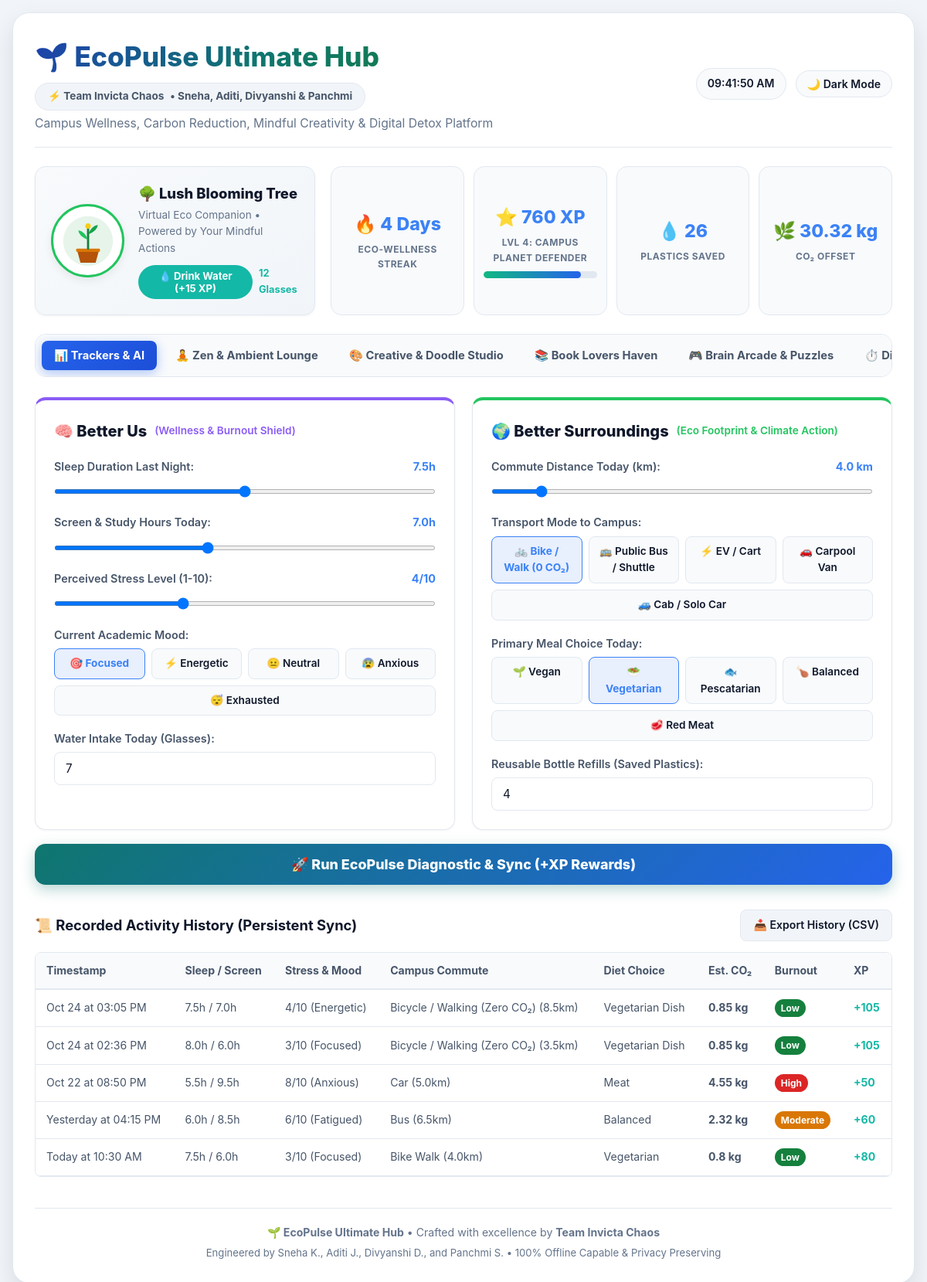
The page / on the database its author committed.
### tables this page shows
CREATE TABLE user_profile (
            id INTEGER PRIMARY KEY,
            total_xp INTEGER DEFAULT 250,
            streak_days INTEGER DEFAULT 4,
            bottles_saved INTEGER DEFAULT 18,
            total_co2_saved REAL DEFAULT 21.4,
            glasses_drank_today INTEGER DEFAULT 5,
            level INTEGER DEFAULT 2,
            level_title TEXT DEFAULT 'Green Scholar',
            xp_percent INTEGER DEFAULT 75,
            plant_stage TEXT DEFAULT '🌿 Young Sprout',
            last_active_date TEXT
        );

CREATE TABLE history_logs (
            id INTEGER PRIMARY KEY AUTOINCREMENT,
            timestamp TEXT,
            sleep REAL,
            screen REAL,
            stress INTEGER,
            mood TEXT,
            transport TEXT,
            distance REAL,
            diet TEXT,
            co2 REAL,
            burnout TEXT,
            burnout_class TEXT,
            xp_earned INTEGER
        );

### app.py (the view)
@app.route('/', methods=['GET'])
def index():
    profile = data_manager.get_user_profile()
    history = data_manager.get_history_logs(limit=15)
    recipes = data_manager.DEFAULT_RECIPES
    workouts = data_manager.DEFAULT_WORKOUTS
    quotes = data_manager.DEFAULT_QUOTES
    books = data_manager.DEFAULT_BOOKS
    quests = data_manager.get_daily_quests()
    badges = data_manager.get_badges()
    posts = data_manager.get_literary_posts()
    doodles = data_manager.get_doodles(limit=30)
    workout_logs = data_manager.get_workout_logs(limit=15)
    workout_stats = data_manager.get_workout_stats()
    reading_progress = data_manager.get_reading_progress()
    return render_template(
        'index.html',
        profile=profile,
        history=history,
        recipes=recipes,
        workouts=workouts,
        quotes=quotes,
        books=books,
        quests=quests,
        badges=badges,
        posts=posts,
        doodles=doodles,
        workout_logs=workout_logs,
        workout_stats=workout_stats,
        reading_progress=reading_progress,
        initial_results=None,
        inputs=None
    )

### data_manager.py (called while the page is built, shortened)
def get_db():
    conn = sqlite3.connect(DB_PATH)
    conn.row_factory = sqlite3.Row
    return conn

def ensure_daily_quests(cursor=None):
    today = datetime.date.today().isoformat()
    needs_close = False
    if cursor is None:
        conn = get_db()
        cursor = conn.cursor()
        needs_close = True
    cursor.execute('SELECT COUNT(*) FROM daily_quests WHERE date_str = ?', (today,))
    count = cursor.fetchone()[0]
    if needs_close:
        conn.commit()
        conn.close()

def calculate_level_info(total_xp):
    if total_xp >= 800:
        return 5, "Gaia Champion & Guardian", 100, "🌸 Ancient Sacred Guardian Tree"
    elif total_xp >= 500:
        return 4, "Campus Planet Defender", int(((total_xp - 500) / 300) * 100), "🌳 Lush Blooming Tree"
    elif total_xp >= 300:
        return 3, "Mindful Eco-Warrior", int(((total_xp - 300) / 200) * 100), "🪴 Thriving Flowering Pot"
    elif total_xp >= 100:
        return 2, "Green Scholar", int(((total_xp - 100) / 200) * 100), "🌿 Vibrant Young Sprout"
    else:
        return 1, "Eco Novice", int((total_xp / 100) * 100), "🌱 Tender Seedling"

def get_user_profile():
    conn = get_db()
    c = conn.cursor()
    c.execute('SELECT * FROM user_profile WHERE id = 1')
    row = c.fetchone()
    conn.close()
    if row:
        data = dict(row)
        level, title, xp_pct, plant_stage = calculate_level_info(data['total_xp'])
        data['level'] = level
        data['level_title'] = title
        data['xp_percent'] = xp_pct
        data['plant_stage'] = plant_stage
        w_stats = get_workout_stats()
        data['workout_streak'] = w_stats['streak']
        data['total_workouts'] = w_stats['total_workouts']
        return data
    return {}

def get_workout_logs(limit=20):
    conn = get_db()
    c = conn.cursor()
    c.execute('SELECT * FROM workout_logs ORDER BY id DESC LIMIT ?', (limit,))
    rows = [dict(r) for r in c.fetchall()]
    conn.close()
    return rows

def get_reading_progress(book_id=None):
    conn = get_db()
    c = conn.cursor()
    if book_id:
        c.execute('SELECT * FROM reading_progress WHERE book_id = ?', (book_id,))
        row = c.fetchone()
        conn.close()
        return dict(row) if row else {'book_id': book_id, 'current_page': 1, 'total_pages': 3}
    else:
        c.execute('SELECT * FROM reading_progress')
        rows = {r['book_id']: dict(r) for r in c.fetchall()}
        conn.close()
        return rows

### templates/index.html (shortened to what this page needs)
<!DOCTYPE html>
<html lang="en" data-theme="light">
<head>
    <link rel="stylesheet" href="/static/css/style.css">
</head>
<body>
<div class="container">
    <header>
        <div class="header-top">
            <div class="title-group">
                <h1>🌱 EcoPulse Ultimate Hub</h1>
                <div class="team-badge">
                    <span>⚡ Team Invicta Chaos</span>
                    <span>• Sneha, Aditi, Divyanshi & Panchmi</span>
                </div>
                <p class="tagline">Campus Wellness, Carbon Reduction, Mindful Creativity & Digital Detox Platform</p>
            </div>
            <div class="header-controls">
                <div class="clock-pill" id="liveClock">--:--:--</div>
                <button class="theme-btn" id="themeToggleBtn" onclick="toggleTheme()">🌙 Dark Mode</button>
            </div>
        </div>
    </header>
    <div class="gamification-hub">
        <div class="companion-card">
            <div class="companion-avatar" id="companionAvatar">
            </div>
            <div class="companion-info">
                <h3 id="plantStageVal">{{ profile.plant_stage }}</h3>
                <div class="companion-subtitle">Virtual Eco Companion • Powered by Your Mindful Actions</div>
                <div class="companion-action">
                    <button class="quick-water-btn" onclick="quickDrinkWater()">
                        💧 Drink Water (+15 XP)
                    </button>
                    <span id="waterCountPill" style="font-size: 0.8rem; font-weight: 700; color: var(--teal-light);">
                        {{ profile.glasses_drank_today }} Glasses
                    </span>
                </div>
            </div>
        </div>
        <div class="stats-grid">
            <div class="stat-metric-card">
                <div class="stat-val" id="streakVal">🔥 {{ profile.streak_days }} Days</div>
                <div class="stat-label">Eco-Wellness Streak</div>
            </div>
            <div class="stat-metric-card">
                <div class="stat-val" id="totalXpVal">⭐ {{ profile.total_xp }} XP</div>
                <div class="stat-label" id="levelTitleVal">Lvl {{ profile.level }}: {{ profile.level_title }}</div>
                <div class="xp-bar-wrapper">
                    <div class="xp-progress-fill" id="xpProgressFill" style="width: {{ profile.xp_percent }}%;"></div>
                </div>
            </div>
            <div class="stat-metric-card">
                <div class="stat-val" id="bottlesSavedVal">💧 {{ profile.bottles_saved }}</div>
                <div class="stat-label">Plastics Saved</div>
            </div>
            <div class="stat-metric-card">
                <div class="stat-val" id="co2SavedVal">🌿 {{ profile.total_co2_saved }} kg</div>
                <div class="stat-label">CO₂ Offset</div>
            </div>
        </div>
    </div>
    <nav class="tabs-navigation">
        <button class="tab-btn active" data-tab="dashboard" onclick="switchTab('dashboard')">📊 Trackers & AI</button>
        <button class="tab-btn" data-tab="meditation" onclick="switchTab('meditation')">🧘 Zen & Ambient Lounge</button>
        <button class="tab-btn" data-tab="creative" onclick="switchTab('creative')">🎨 Creative & Doodle Studio</button>
        <button class="tab-btn" data-tab="books" onclick="switchTab('books')">📚 Book Lovers Haven</button>
        <button class="tab-btn" data-tab="games" onclick="switchTab('games')">🎮 Brain Arcade & Puzzles</button>
        <button class="tab-btn" data-tab="detox" onclick="switchTab('detox')">⏱️ Digital Detox & Lock</button>
    </nav>
    <div id="dashboard" class="tab-panel active">
        <form id="diagnosticForm" onsubmit="submitDiagnostic(event)">
            <div class="form-grid">
                <div class="glass-card wellness">
                    <div class="section-title">
                        <span>🧠 Better Us</span>
                        <span style="font-size:0.85rem; font-weight:600; color:var(--purple-light);">(Wellness & Burnout Shield)</span>
                    </div>
                    <div class="form-group">
                        <label class="form-label">
                            <span>Sleep Duration Last Night:</span>
                            <span class="value-pill" id="sleepVal">{{ inputs.sleep if inputs else 7.5 }}h</span>
                        </label>
                        <input type="range" id="sleepInput" name="sleep" min="3.0" max="12.0" step="0.5" value="{{ inputs.sleep if inputs else 7.5 }}">
                    </div>
                    <div class="form-group">
                        <label class="form-label">
                            <span>Screen & Study Hours Today:</span>
                            <span class="value-pill" id="screenVal">{{ inputs.screen if inputs else 7.0 }}h</span>
                        </label>
                        <input type="range" id="screenInput" name="screen" min="1.0" max="16.0" step="0.5" value="{{ inputs.screen if inputs else 7.0 }}">
                    </div>
                    <div class="form-group">
                        <label class="form-label">
                            <span>Perceived Stress Level (1-10):</span>
                            <span class="value-pill" id="stressVal">{{ inputs.stress if inputs else 4 }}/10</span>
                        </label>
                        <input type="range" id="stressInput" name="stress" min="1" max="10" step="1" value="{{ inputs.stress if inputs else 4 }}">
                    </div>
                    <div class="form-group">
                        <label class="form-label">Current Academic Mood:</label>
                        <div class="pill-selector" data-for="moodInput">
                            <div class="pill-option active" data-value="focused">🎯 Focused</div>
                            <div class="pill-option" data-value="energetic">⚡ Energetic</div>
                            <div class="pill-option" data-value="neutral">😐 Neutral</div>
                            <div class="pill-option" data-value="anxious">😰 Anxious</div>
                            <div class="pill-option" data-value="exhausted">😴 Exhausted</div>
                        </div>
                    </div>
                    <div class="form-group" style="margin-bottom:0;">
                        <label class="form-label">Water Intake Today (Glasses):</label>
                        <input type="number" name="water" value="{{ inputs.water if inputs else 7 }}" min="1" max="20" required>
                    </div>
                </div>
                <div class="glass-card eco">
                    <div class="section-title">
                        <span>🌍 Better Surroundings</span>
                        <span style="font-size:0.85rem; font-weight:600; color:var(--eco-green-light);">(Eco Footprint & Climate Action)</span>
                    </div>
                    <div class="form-group">
                        <label class="form-label">
                            <span>Commute Distance Today (km):</span>
                            <span class="value-pill" id="commuteVal">{{ inputs.commute_distance if inputs else 4.0 }} km</span>
                        </label>
                        <input type="range" id="commuteInput" name="commute_distance" min="0.5" max="30.0" step="0.5" value="{{ inputs.commute_distance if inputs else 4.0 }}">
                    </div>
                    <div class="form-group">
                        <label class="form-label">Transport Mode to Campus:</label>
                        <div class="pill-selector" data-for="transportInput">
                            <div class="pill-option active" data-value="bike_walk">🚲 Bike / Walk (0 CO₂)</div>
                            <div class="pill-option" data-value="bus">🚌 Public Bus / Shuttle</div>
                            <div class="pill-option" data-value="ev">⚡ EV / Cart</div>
                            <div class="pill-option" data-value="carpool">🚗 Carpool Van</div>
                            <div class="pill-option" data-value="car">🚙 Cab / Solo Car</div>
                        </div>
                    </div>
                    <div class="form-group">
                        <label class="form-label">Primary Meal Choice Today:</label>
                        <div class="pill-selector" data-for="dietInput">
                            <div class="pill-option" data-value="vegan">🌱 Vegan</div>
                            <div class="pill-option active" data-value="vegetarian">🥗 Vegetarian</div>
                            <div class="pill-option" data-value="pescatarian">🐟 Pescatarian</div>
                            <div class="pill-option" data-value="balanced">🍗 Balanced</div>
                            <div class="pill-option" data-value="meat">🥩 Red Meat</div>
                        </div>
                    </div>
                    <div class="form-group" style="margin-bottom:0;">
                        <label class="form-label">Reusable Bottle Refills (Saved Plastics):</label>
                        <input type="number" name="refills" value="{{ inputs.refills if inputs else 4 }}" min="0" max="15" required>
                    </div>
                </div>
            </div>
            <button type="submit" class="btn-primary-action">
                <span>🚀 Run EcoPulse Diagnostic & Sync (+XP Rewards)</span>
            </button>
        </form>
        <div class="history-section">
            <div class="history-header">
                <h3 style="font-size:1.15rem; color:var(--text-primary);">📜 Recorded Activity History (Persistent Sync)</h3>
                <a href="/api/export/csv" class="btn-secondary">📥 Export History (CSV)</a>
            </div>
            <div class="table-responsive">
                <table class="history-table">
                    <thead>
                        <tr>
                            <th>Timestamp</th>
                            <th>Sleep / Screen</th>
                            <th>Stress & Mood</th>
                            <th>Campus Commute</th>
                            <th>Diet Choice</th>
                            <th>Est. CO₂</th>
                            <th>Burnout</th>
                            <th>XP</th>
                        </tr>
                    </thead>
                    <tbody>
                        {% if history %}
                        {% for log in history %}
                        <tr>
                            <td>{{ log.timestamp }}</td>
                            <td>{{ log.sleep }}h / {{ log.screen }}h</td>
                            <td>{{ log.stress }}/10 ({{ log.mood }})</td>
                            <td>{{ log.transport }} ({{ log.distance }}km)</td>
                            <td>{{ log.diet }}</td>
                            <td><strong>{{ log.co2 }} kg</strong></td>
                            <td><span class="badge bg-{{ log.burnout_class }}" style="font-size:0.75rem; padding:2px 8px;">{{ log.burnout }}</span></td>
                            <td><strong style="color:var(--teal-light);">+{{ log.xp_earned }}</strong></td>
                        </tr>
                        {% endfor %}
                        {% else %}
                        <tr>
                            <td colspan="8" style="text-align:center; padding:20px; color:var(--text-muted);">
                                No activity recorded yet. Run your first diagnostic above!
                            </td>
                        </tr>
                        {% endif %}
                    </tbody>
                </table>
            </div>
        </div>
    </div>
    <footer>
        <p><strong>🌱 EcoPulse Ultimate Hub</strong> • Crafted with excellence by <strong>Team Invicta Chaos</strong></p>
        <p style="margin-top:4px; font-size:0.82rem;">Engineered by Sneha K., Aditi J., Divyanshi D., and Panchmi S. • 100% Offline Capable & Privacy Preserving</p>
    </footer>
</div>
</body>
</html>

### rows shown on the page
user_profile: plant_stage "🌳 Lush Blooming Tree", glasses_drank_today "12", streak_days "4", total_xp "760", level "4", level_title "CAMPUS PLANET DEFENDER", bottles_saved "26", total_co2_saved "30.32"
history_logs: timestamp "Oct 24 at 03:05 PM", sleep "7.5", screen "7.0", stress "4", mood "Energetic", transport "Bicycle / Walking (Zero CO₂)", distance "8.5", diet "Vegetarian Dish", co2 "0.85", burnout "Low", xp_earned "105"
history_logs: timestamp "Oct 24 at 02:36 PM", sleep "8.0", screen "6.0", stress "3", mood "Focused", transport "Bicycle / Walking (Zero CO₂)", distance "3.5", diet "Vegetarian Dish", co2 "0.85", burnout "Low", xp_earned "105"
history_logs: timestamp "Oct 22 at 08:50 PM", sleep "5.5", screen "9.5", stress "8", mood "Anxious", transport "Car", distance "5.0", diet "Meat", co2 "4.55", burnout "High", xp_earned "50"
history_logs: timestamp "Yesterday at 04:15 PM", sleep "6.0", screen "8.5", stress "6", mood "Fatigued", transport "Bus", distance "6.5", diet "Balanced", co2 "2.32", burnout "Moderate", xp_earned "60"
history_logs: timestamp "Today at 10:30 AM", sleep "7.5", screen "6.0", stress "3", mood "Focused", transport "Bike Walk", distance "4.0", diet "Vegetarian", co2 "0.8", burnout "Low", xp_earned "80"

### other values the page prints
{{ inputs.sleep if inputs else 7.5 }} "7.5"
{{ inputs.screen if inputs else 7.0 }} "7.0"
{{ inputs.stress if inputs else 4 }} "4"
{{ inputs.commute_distance if inputs else 4.0 }} "4.0"
